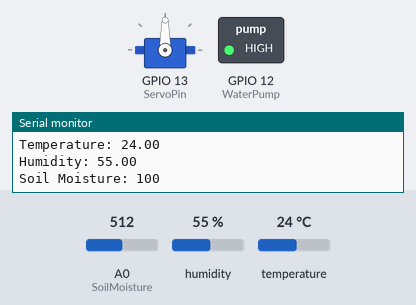
Recording of a sketch running on a simulated ESP8266 (NodeMCU). On the bench: servo, switched loads named in the sketch (green lamp = pin HIGH), the last lines printed to the serial monitor. Inputs (shaded band) come from the test bench; at power-on: temperature 24 °C, A0 (SoilMoisture) = 512, humidity 55 %. WiFi joins after 1.5 s; servers stay silent unless stated.

Above: at 3.2 s.
3.3 s: temperature set to 26 °C
7.2 s: temperature set to 29 °C
At 10.5 s:
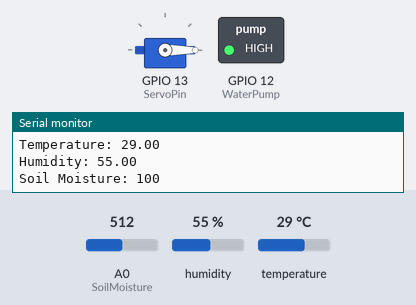
11.5 s: temperature set to 12 °C
At 14.7 s:
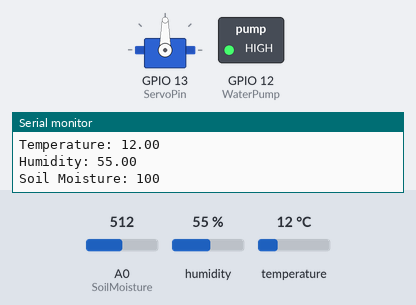
15.5 s: temperature set to 28 °C
At 19.0 s:
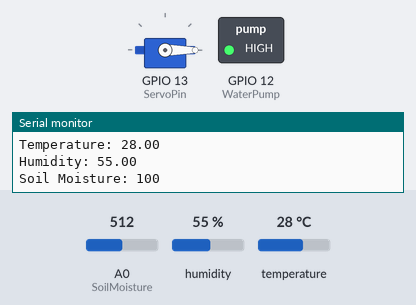
Timing chart, 0 to 20.5 s (numbered marks = the images above; inputs shaded):
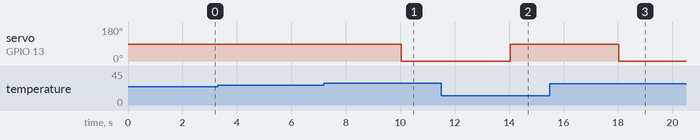

The sketch:

TerraHouse.ino
```cpp
// Import required libraries
#include <Arduino.h>
#include <ESP8266WiFi.h>
#include <Hash.h>
#include <ESPAsyncTCP.h>
#include <ESPAsyncWebServer.h>
#include <Adafruit_Sensor.h>
#include <DHT.h>

#include <Servo.h>
Servo WINDOW; // Create server object to control the servo

// Replace with your network credentials
const char* ssid = "PBTRON";
const char* password = "bowdog123";

#define DHTPIN 5     // Digital pin connected to the DHT sensor
#define SoilMoisturePower 9 // Used to power on the sensor when required
#define SoilMoisture A0 // Digital pin connected to the Soil moisture sensor
//#define LDR 10      // Digital pin connected to the LDR - USE 10k RESISTOR IN SERIES
//#define Gas 16  // Digital pin connected to the MQ2 Gas sensor
//#define pH 12 // Analog pin connected to the pH sensor

#define WaterPump 12 // Digital pin connected to the relay operating the water pump
//#define ArtificialSun 11 // Digital pin connected to the Sunlight LED
//#define Alarm 6
#define ServoPin 13


// Uncomment the type of sensor in use:
#define DHTTYPE    DHT11     // DHT 11
//#define DHTTYPE    DHT22     // DHT 22 (AM2302)
//#define DHTTYPE    DHT21     // DHT 21 (AM2301)

DHT dht(DHTPIN, DHTTYPE);

int plant_id = 0; // id no. of the plant

int dry_wet = 1; // current moisture in soil| 1 - too dry, 0 - wet
bool bright_dark = true;  // check if there is sun or not| true - sun, false - no sun
int fire = 0; // No fire - 0, fire - 1

// current temperature & humidity
float t = 0.0;
float h = 0.0;

float pH_calibration_value = 21.34 - 0.7;
float pH_val = 6.2;

int fire_threshold = 600;

int soilmoisture  = 100;

// Structure to store the physical condition range for plants.
struct PlantConditions {
  int soilDry;  // Define min value percentage we consider soil 'dry'

  float hot; // in celsius

  int humid;  // humidity level
};

// Find values for atleaset 3 plants.
struct PlantConditions plant[3];

// Create AsyncWebServer object on port 80
AsyncWebServer server(80);

// Generally, you should use "unsigned long" for variables that hold time
// The value will quickly become too large for an int to store
unsigned long previousMillis = 0;    // will store last time DHT was updated

// Updates sensor readings every 10 seconds
const long interval = 2000;

const char index_html[] PROGMEM = R"rawliteral(
  <!DOCTYPE HTML>
<html>
    <head>
    <meta name="viewport" content="width=device-width, initial-scale=1">
    <link rel="stylesheet" href="https://use.fontawesome.com/releases/v5.7.2/css/all.css" integrity="sha384-fnmOCqbTlWIlj8LyTjo7mOUStjsKC4pOpQbqyi7RrhN7udi9RwhKkMHpvLbHG9Sr" crossorigin="anonymous">

    <style>
        html {
        font-family: Arial;
        display: inline-block;
        margin: 0px auto;
        text-align: center;
        }
        h2 { font-size: 3.0rem; }
        p { font-size: 3.0rem; }
        .units { font-size: 1.2rem; }
        .dht-labels{
        font-size: 1.5rem;
        vertical-align:middle;
        padding-bottom: 15px;
        }
    </style>
    <style>
        /* Style the tab */
        .tab {
            overflow: hidden;
            border: 1px solid #ccc;
            background-color: #f1f1f1;
        }

        /* Style the buttons inside the tab */
        .tab button {
            background-color: inherit;
            float: left;
            border: none;
            outline: none;
            cursor: pointer;
            padding: 14px 16px;
            transition: 0.3s;
            font-size: 17px;
        }

        /* Change background color of buttons on hover */
        .tab button:hover {
            background-color: #ddd;
        }

        /* Create an active/current tablink class */
        .tab button.active {
            background-color: #ccc;
        }

        /* Style the tab content */
        .tabcontent {
            display: none;
            padding: 6px 12px;
            border: 1px solid #ccc;
            border-top: none;
        }
    </style>

    </head>

    <body>
        <h2>ESP8266 DHT Server</h2>

        <div class="tab">
            <button class="tablinks" onclick="openTab(event, 'sensordata')">sensor data</button>
            <button class="tablinks" onclick="openTab(event, 'sensordata')">choose plant</button>
        </div>

        <div id="sensordata" class="tabcontent"></div>
            <p>
                <i class="fas fa-thermometer-half" style="color:#059e8a;"></i>
                <span class="dht-labels">Temperature</span>
                <span id="temperature">%TEMPERATURE%</span>
                <span class="units">&deg;C</span>
            </p>
            <p>
                <i class="fas fa-tint" style="color:#00add6;"></i>
                <span class="dht-labels">Humidity</span>
                <span id="humidity">%HUMIDITY%</span>
                <span class="units">%</span>
            </p>

            <p>
                <span class="dht-labels">Soil Moisture </span>
                <span id="soilmoisture">%SOILMOISTURE%</span>
                <span class="units">%</span>
            </p>

            <p>
                <span class="dht-labels">pH  </span>
                <span id="ph">%PH%</span>
                <span class="units"></span>
            </p>
        </div>

    </body>

    <script>
        function openTab(evt, tabName)  {
            var i, tabcontent, tablinks;
            tabcontent = document.getElementsByClassName("tabcontent");
            for (i = 0; i < tabcontent.length; i++) {
                tabcontent[i].style.display = "none";
            }
            tablinks = document.getElementsByClassName("tablinks");
            for (i = 0; i < tablinks.length; i++) {
                tablinks[i].className = tablinks[i].className.replace(" active", "");
            }
            document.getElementById(tabName).style.display = "block";
            evt.currentTarget.className += " active";
        }
    </script>

    <script>
        setInterval(function ( ) {
        var xhttp = new XMLHttpRequest();
        xhttp.onreadystatechange = function() {
            if (this.readyState == 4 && this.status == 200) {
            document.getElementById("temperature").innerHTML = this.responseText;
            }
        };
        xhttp.open("GET", "/temperature", true);
        xhttp.send();
        }, 2000 ) ;

        setInterval(function ( ) {
        var xhttp = new XMLHttpRequest();
        xhttp.onreadystatechange = function() {
            if (this.readyState == 4 && this.status == 200) {
            document.getElementById("humidity").innerHTML = this.responseText;
            }
        };
        xhttp.open("GET", "/humidity", true);
        xhttp.send();
        }, 2000 ) ;

        setInterval(function ( ) {
        var xhttp = new XMLHttpRequest();
        xhttp.onreadystatechange = function() {
            if (this.readyState == 4 && this.status == 200) {
            document.getElementById("soilmoisture").innerHTML = this.responseText;
            }
        };
        xhttp.open("GET", "/soilmoisture", true);
        xhttp.send();
        }, 2000 ) ;

        setInterval(function ( ) {
        var xhttp = new XMLHttpRequest();
        xhttp.onreadystatechange = function() {
            if (this.readyState == 4 && this.status == 200) {
            document.getElementById("ph").innerHTML = this.responseText;
            }
        };
        xhttp.open("GET", "/ph", true);
        xhttp.send();
        }, 10000 ) ;
    </script>
</html>
  )rawliteral";


// Replaces placeholder with DHT values
String processor(const String& var) {
  //Serial.println(var);
  if (var == "TEMPERATURE") {
    return String(t);
  }
  else if (var == "HUMIDITY") {
    return String(h);
  }
  return String();
}


void setup()  {
  // Serial port at baud rate 115200 for debugging purposes
  Serial.begin(115200);

  // Set the pins the sensors are connected to input
  pinMode(SoilMoisture, INPUT);
  //  pinMode(LDR, INPUT);
  //  pinMode(Gas, INPUT);
  //   pinMode(pH, INPUT);

  // Set the pins the actuators are connected to output
  pinMode(WaterPump, OUTPUT);
  digitalWrite(WaterPump, HIGH);
  //  pinMode(ArtificialSun, OUTPUT);
  //  pinMode(Alarm, OUTPUT);

  // Attach the servo on pin 10 to the servo object
  WINDOW.attach(ServoPin);


  dht.begin();

  // Connect to Wi-Fi
  WiFi.begin(ssid, password);
  Serial.println("Connecting to WiFi");
  while (WiFi.status() != WL_CONNECTED) {
    delay(1000);
    Serial.println(".");
  }

  // Print ESP8266 Local IP Address
  Serial.println(WiFi.localIP());

  // TODO: Get data from text menu to put into

  // Route for root / web page
  server.on("/", HTTP_GET, [](AsyncWebServerRequest * request) {
    request->send_P(200, "text/html", index_html, processor);
  });
  server.on("/temperature", HTTP_GET, [](AsyncWebServerRequest * request) {
    request->send_P(200, "text/plain", String(t).c_str());
  });
  server.on("/humidity", HTTP_GET, [](AsyncWebServerRequest * request) {
    request->send_P(200, "text/plain", String(h).c_str());
  });
  server.on("/soilmoisture", HTTP_GET, [](AsyncWebServerRequest * request) {
    request->send_P(200, "text/plain", String(soilmoisture).c_str());
  });
  server.on("/ph", HTTP_GET, [](AsyncWebServerRequest * request) {
    request->send_P(200, "text/plain", String(pH_val).c_str());
  });

  // Start server
  server.begin();

  // Set optimum conditions for different plants
  // Plant 1 conditions
  plant[0].soilDry = 100;  // Percentage of water in the soil
  plant[0].hot = 27;
  plant[0].humid = 30;

//  // potato plant 2
//  plant[1].soilDry = 50;  // Percentage of water in the soil
//  plant[1].hot = 22;
//  plant[1].humid = 60;
//
//  // plant 3 carrot
//  plant[2].soilDry = 40;  // Percentage of water in the soil
//  plant[2].hot = 20;
//  plant[2].humid = 55;
//
//  // plant 4 chillis
//  plant[3].soilDry = 15;  // Percentage of water in the soil
//  plant[3].hot = 32;
//  plant[3].humid = 5;
}


void check_temperature()  {
  // Read temperature as Celsius (the default)
  float newT = dht.readTemperature();
  // Read temperature as Fahrenheit (isFahrenheit = true)
  // float newT = dht.readTemperature(true);
  // if temperature read failed, don't change t value
  if (isnan(newT)) {
    Serial.println("Failed to read from DHT sensor!");
  }
  else {
    t = newT;
    Serial.println("Temperature: " + (String)t);
  }
}

void check_humidity() {
  // Read Humidity
  float newH = dht.readHumidity();
  // if humidity read failed, don't change h value
  if (isnan(newH)) {
    Serial.println("Failed to read from DHT sensor!");
  }
  else {
    h = newH;
    Serial.println("Humidity: " + (String)h);
  }
}

// Returns 0 - Too dry, 1 - Perfect, 2 - Too wet
void check_soil_moisture()  {
  digitalWrite(SoilMoisturePower, HIGH);    // Turn the sensor ON
  delay(10);                               // Allow power to settle
  soilmoisture = 100 - (analogRead(SoilMoisture) / 1024) * 100; // Read the analog value form sensor and convert the values to percentage
  digitalWrite(SoilMoisturePower, LOW);  // Turn the sensor OFF

  Serial.print("Soil Moisture: " + (String)soilmoisture + "\n");

  // Determine status of our soil
  if (soilmoisture < plant[plant_id].soilDry) {
    Serial.println("Status: Soil is too dry - time to water!");
    dry_wet = 0;
  }
  else  {
    dry_wet = 1;
  }
}


// false - dark, true - light
//void check_light()  {
//  int light = analogRead(LDR) * 4; // Since NodeMCU has 10-bit ADC (0-1023)
//  Serial.print("Light: " + (String)light + "\n");  // Print the values to the serial monitor for creating database
//
//  if (light < 1400)
//    bright_dark = false; // dark
//  else
//    bright_dark = true; // bright
//}

//void check_fire() {
//   int fire_sensor_data = analogRead(Gas);
//   Serial.print("fire data: " + (String)fire_sensor_data);
//
//   if(fire_sensor_data > fire_threshold)  {
//    fire = 1;
//   }
//   else {
//    fire = 0;
//   }
//}
//
//void check_pH() {
//  pH_val = analogRead(pH);  // Read the voltage value from the analog pin
//
//  float volt = (float)pH_val*5.0/1024/6;
//  pH_val = -5.70 * volt + pH_calibration_value;  // Convert the value read from the analog pin to pH value using formulas
//
//  Serial.print("pH: " + (String)pH_val);
//}

// open - true, close - false
void open_close_window(bool pos) {
  if (pos)  // Set window to open
    WINDOW.write(0);
  else  // Set window to close
    WINDOW.write(90);
}
//
//// True is on and False off
//void artificial_sun(bool on_off)  {
//  if (on_off)
//    digitalWrite(ArtificialSun, HIGH);
//  else
//    digitalWrite(ArtificialSun, LOW);
//}

// open - 1, close - 0
void irrigate(bool on_off) {
  if (on_off)
    digitalWrite(WaterPump, HIGH);
  else  {
    digitalWrite(WaterPump, LOW);
    delay(1000);
    digitalWrite(WaterPump, HIGH);
    delay(1000);
    digitalWrite(WaterPump, LOW);
  }
}

// Checks all the values from the sensors and maintains them within the range
// by running the corresponding actuators
void maintain_conditions()  {
  // maintain Temperature
  if (t > plant[plant_id].hot)
    open_close_window(true);
  else
    open_close_window(false);

  // maintain humidity
  // probably use the same code as temperature
  // cause only way to maintain is open window and a humidifier or something

  // maintain soil moisture
  if (dry_wet)
    irrigate(true);
  else
    irrigate(false);

  // check if its bright or not
  //  if(!bright_dark)
  //    artificial_sun(true);
  //  else
  //    artificial_sun(false);
}

void loop() {
  unsigned long currentMillis = millis();
  if (currentMillis - previousMillis >= interval) {
    // save the last time you updated the DHT values
    previousMillis = currentMillis;

    // Collect data from sensors and store in global variables
    check_temperature();
    check_humidity();
    check_soil_moisture();
    //    check_light();
    //    check_fire();
    //    check_pH();

    //    if(fire)  {
    //      Serial.write("FIRE!!!");
    //      digitalWrite(Alarm, HIGH);
    //      delay(1000);
    //      digitalWrite(Alarm, LOW);
    //    }
    //
    //    // Use data from sensors in global variables to keep physical conditions within range
    maintain_conditions();
  }
}
```

Measured:
- the behaviour switches between 27 and 28 °C on temperature (found by bisection; images 0 and 1)
- after the input at 7.2 s, servo on GPIO 13 (ServoPin): 90° → 0° after 2.8 s
- after the input at 11.5 s, servo on GPIO 13 (ServoPin): 0° → 90° after 2.5 s
- after the input at 15.5 s, servo on GPIO 13 (ServoPin): 90° → 0° after 2.5 s
